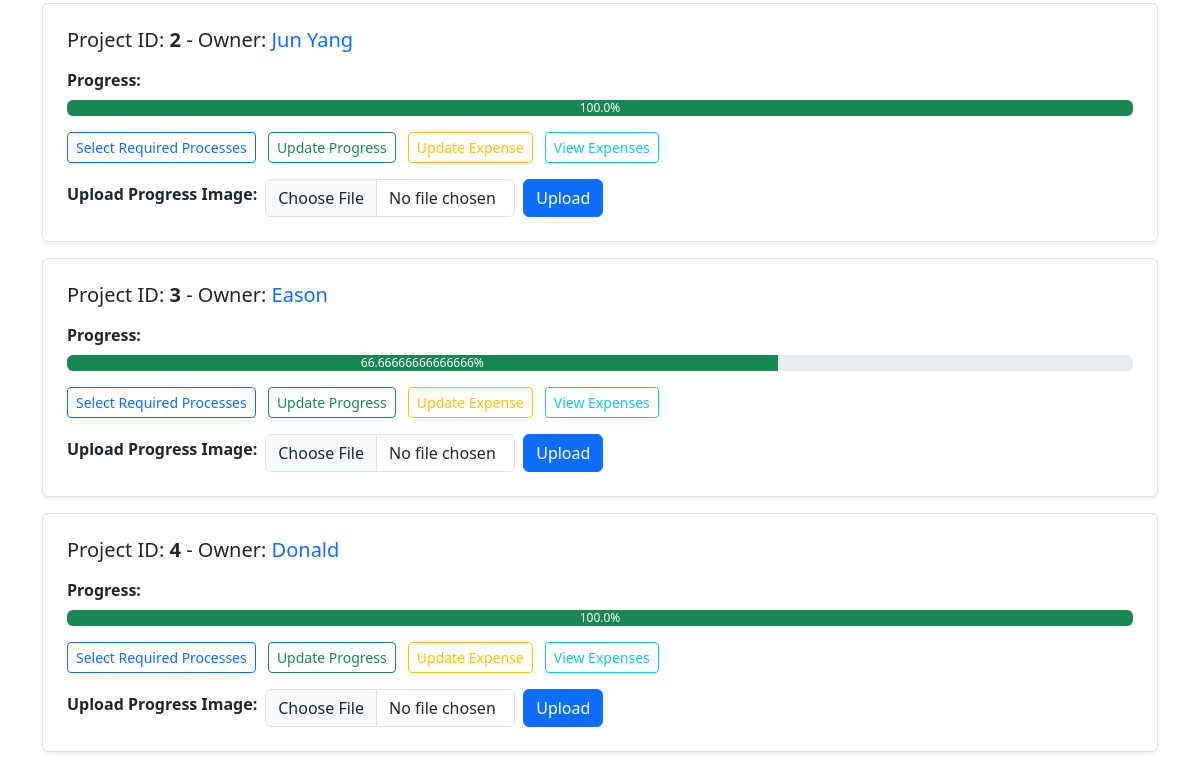
The app's page /expert/dashboard/ (signed in, lower part), older data.
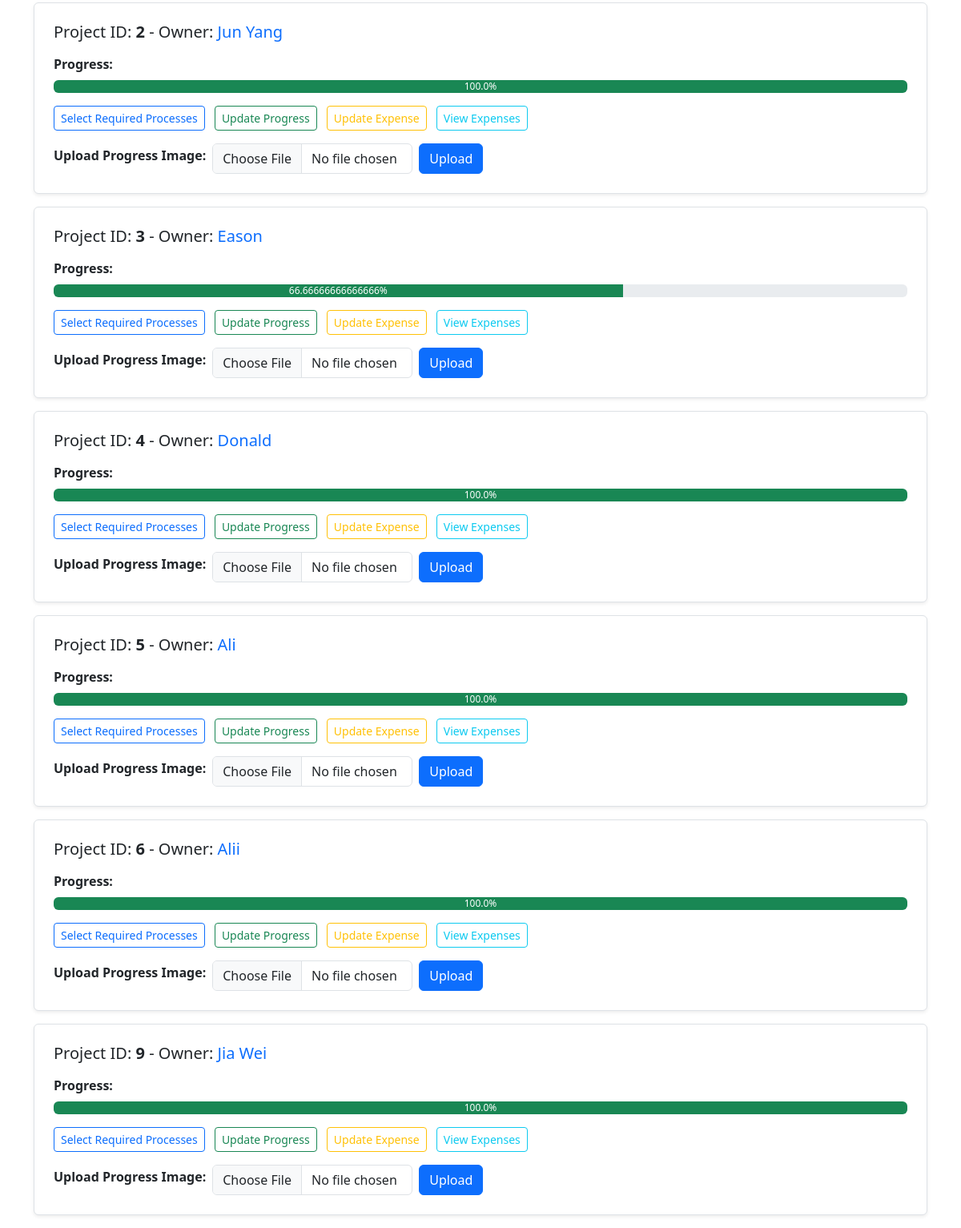
The same page, newer data.
### renobridge/models.py (models this page shows, shortened)
class Project(models.Model):
    owner = models.ForeignKey(Homeowner, on_delete=models.CASCADE, related_name='projects')
    contractor = models.ForeignKey(Contractor, on_delete=models.SET_NULL, null=True, related_name='projects')
    processes_required = models.JSONField(null=True, blank=True)
    processes_completed = models.JSONField(null=True, blank=True)
    budget_allocated = models.DecimalField(max_digits=10, decimal_places=2, null=True, blank=True)
    expenses_spent = models.DecimalField(max_digits=10, decimal_places=2, default=0.00)
    total_duration = models.PositiveIntegerField(help_text="Expected total duration in days", null=True, blank=True)
    duration_spent = models.PositiveIntegerField(help_text="Actual duration spent in days", default=0)
    progress_percentage = models.FloatField(default=0)
    status = models.CharField(max_length=20, default='In Progress')
    def __str__(self):
        return f'Project for {self.owner.user.username} - {self.id}'

class Homeowner(models.Model):
    user = models.OneToOneField(settings.AUTH_USER_MODEL, on_delete=models.CASCADE)
    full_name = models.CharField(max_length=200)
    location = models.CharField(max_length=100)
    full_address = models.TextField(max_length=400)
    property_type = models.CharField(max_length=100)
    property_size = models.CharField(max_length=100)
    preferred_style = models.CharField(max_length=100)
    services_required = models.TextField()
    budget = models.CharField(max_length=100)
    duration = models.CharField(max_length=100)
    start_date = models.DateField(null=True, blank=True)
    floorplan_img = models.ImageField(upload_to='floorplans/', blank=True, null=True)

class CustomUser(AbstractUser):
    user_type = models.CharField(max_length=20)

### renobridge/views.py (the view)
# urls.py: path('expert/dashboard/', views.contractor_dashboard, name='expert_dashboard'),
@login_required
def contractor_dashboard(request):
    contractor = get_object_or_404(Contractor, user=request.user)
    ongoing_projects = Project.objects.filter(contractor=contractor)
    print(f'contractor_dashboard view reached for contractor: {contractor.company_name}')
    print(f'Ongoing projects for contractor {contractor.company_name}: {list(ongoing_projects)}')
    return render(request, 'expert_dashboard.html', {'projects': ongoing_projects})

### renobridge/templates/expert_dashboard.html (shortened to what this page needs)
{% load static %}
<!DOCTYPE html>
<html lang="en">
<head>
    <link rel="stylesheet" href="https://cdn.jsdelivr.net/npm/bootstrap@5.3.3/dist/css/bootstrap.min.css">
    <link rel="stylesheet" href="{% static 'style.css' %}">
</head>
<body>
    <div class="container mt-5">
      <div class="list-group">
          {% for project in projects %}
              <div class="list-group-item mb-3 border rounded shadow-sm p-4">
                  <h5 class="mb-3">Project ID: <span class="fw-bold">{{ project.id }}</span> - Owner: <span class="text-primary">{{ project.owner.user.username }}</span></h5>
                  <div class="mb-3">
                      <strong>Progress:</strong>
                      <div class="progress mt-2">
                          <div class="progress-bar bg-success" role="progressbar" aria-valuenow="{{ project.progress_percentage }}" aria-valuemin="0" aria-valuemax="100" style="width: {{ project.progress_percentage }}%;">
                              {{ project.progress_percentage }}%
                          </div>
                      </div>
                  </div>
                  <div class="mb-3">
                      <a href="{% url 'select_processes' project.id %}" class="btn btn-outline-primary btn-sm me-2">Select Required Processes</a>
                      <a href="{% url 'update_progress' project.id %}" class="btn btn-outline-success btn-sm me-2">Update Progress</a>
                      <a href="{% url 'update_expense' project.id %}" class="btn btn-outline-warning btn-sm me-2">Update Expense</a>
                      <a href="{% url 'view_expenses' project.id %}" class="btn btn-outline-info btn-sm">View Expenses</a>
                  </div>
                  <form action="{% url 'upload_project_photo' project.id %}" method="post" enctype="multipart/form-data" class="d-flex align-items-center">
                    <label for="progress_photo" class="form-label me-2"><strong>Upload Progress Image:</strong></label>
                    <input type="file" name="progress_photo" accept="image/*" class="form-control me-2" required style="max-width: 250px;">
                    <button type="submit" class="btn btn-primary">Upload</button>
                </form>
              </div>
          {% endfor %}
      </div>
  </div>
</body>
</html>

Row changes from the older to the newer data that the page shows:
added Project: id "5", owner.user.username "Ali", progress_percentage "100.0"
added Project: id "6", owner.user.username "Alii", progress_percentage "100.0"
added Project: id "9", owner.user.username "Jia Wei", progress_percentage "100.0"
